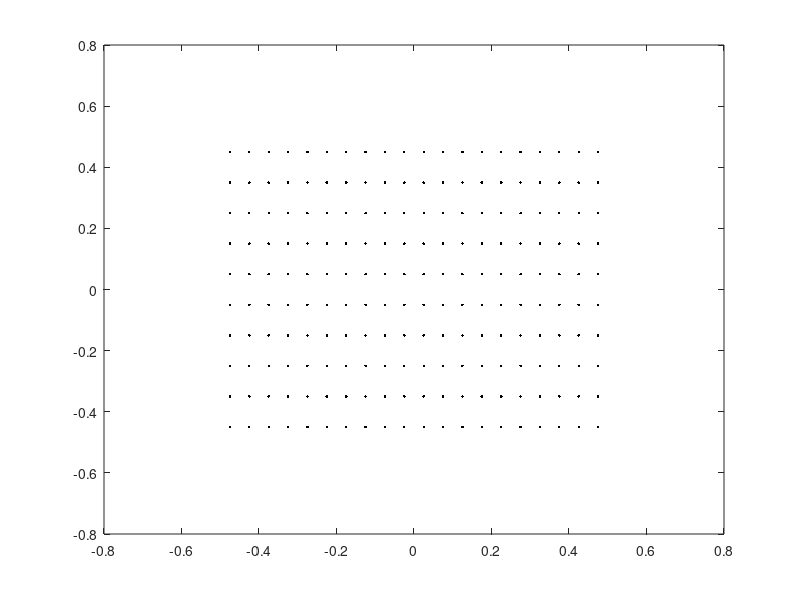

Here is the MATLAB script that generated this plot: (Note: this script raises an error after producing the figure.)

dominio_x = [-0.5 0.5];
dominio_y = [-0.5 0.5];
n_nodes_x = 20;
n_nodes_y = 10;

dx = (dominio_x(2) - dominio_x(1) ) / n_nodes_x;
dy = (dominio_y(2) - dominio_y(1) ) / n_nodes_y;

centro_x = (dominio_x(1)+dx/2) : dx : (dominio_x(2)-dx/2);
centro_y = (dominio_y(1)+dy/2) : dy : (dominio_y(2)-dy/2);

[x_nodes y_nodes] = meshgrid(centro_x, centro_y);

plot(x_nodes, y_nodes, 'k.')

A = zeros(n_nodes_y*n_nodes_x);
B = zeros(n_nodes_y*n_nodes_x, 1);
cd = 1;
for k=1:n_nodes_y*n_nodes_x
    
    A(k,k) = A(k,k) - 2 *cd*(dx/dy + dy/dx);
    A(k,k-1) = A(k,k-1) + cd*dy/dx;
    A(k,k+1) = A(k,k+1) + cd*dy/dx;
    A(k,k+n_nodes_x) = A(k,k+n_nodes_x) + cd*dx/dy;
    A(k,k-n_nodes_x) = A(k,k-n_nodes_x) + cd*dx/dy;
    
    
end

